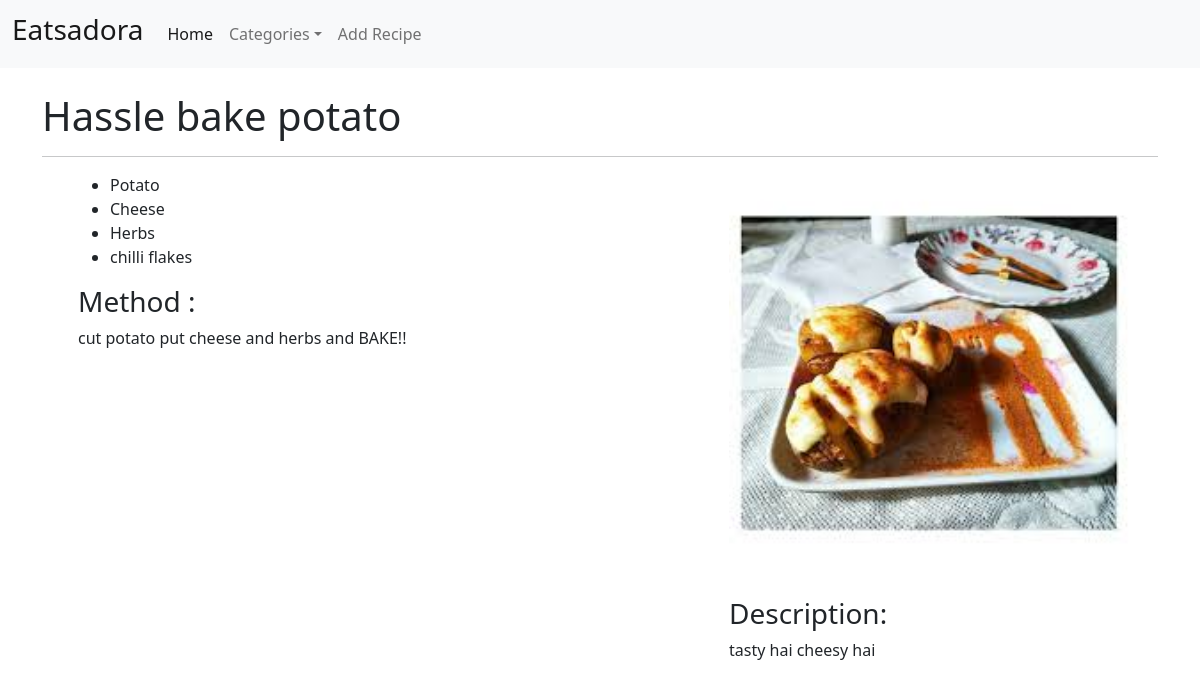
/method/2, run on the app's committed database.
### home/models/recipe.py (models this page shows, shortened)
class Recipe(models.Model):
    name=models.CharField(max_length=100)
    category=models.ForeignKey(Categorie, on_delete=models.SET_DEFAULT,default='Food')
    description=models.TextField(max_length=500)
    ingredients=models.TextField(max_length=1000)
    method=models.TextField(max_length=1000)
    image=models.ImageField(upload_to='images/')
    def get_ingredient_list(self):
        return self.ingredients.split('\n')

### home/views.py (the view)
# urls.py: path('method/<int:pk>',RecipeMethodView.as_view(), name='how-to-make-'),
class RecipeMethodView(DetailView):
    model= Recipe
    template_name= 'recipeMethod.html'
    def get_context_data(self, **kwargs):
        category_menu=Categorie.objects.all()
        context=super(RecipeMethodView,self).get_context_data(**kwargs)
        context['category_menu']=category_menu
        return context

### home/models/category.py (called while the page is built)
    def __str__(self):
        return self.category

### templates/recipeMethod.html
    {% extends 'base.html' %}
{% block body %}
<div class="container" >
<br>
    <h1>{{recipe.name}}</h1>
    <hr>
    <div class="container">
        <div class="row">
            <div class="col-7">
                <div class="container" id="ingredients">
                <ul>
                {%for i in recipe.get_ingredient_list %}
                    <li>{{i}}</li>
                {% endfor %}
         </ul>
            </div>
                <div class="container" id="method">
                    <h3>Method :</h3>
                    {{recipe.method}}
                </div>
            </div>
            <div class="col-5">
                <div class="container " id="image-conatiner">
                    <img src="{{recipe.image.url}}" width='400' hieght='400' alt="">
                </div>
                <div class="container" id="desc-container">
                    <br>
                    <h3>Description:</h3>
                    {{recipe.description}}
                </div>
            </div>
        </div>
    </div>
</div>
{% endblock body %}

### data on the page
Recipe: name "Hassle bake potato", method "cut potato put cheese and herbs and BAKE!!", image (picture), description "tasty hai cheesy hai"

### other printed values
{{ i }} "Potato" "Cheese" "Herbs" "chilli flakes"
